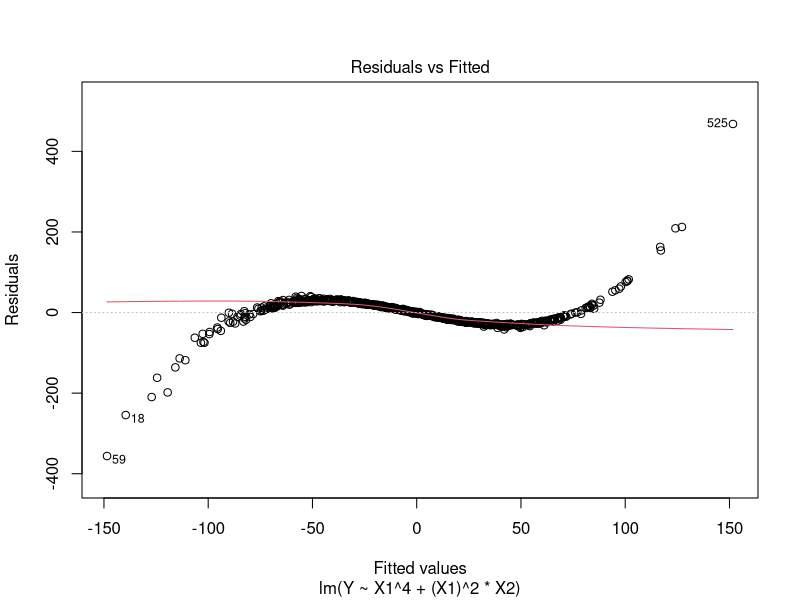
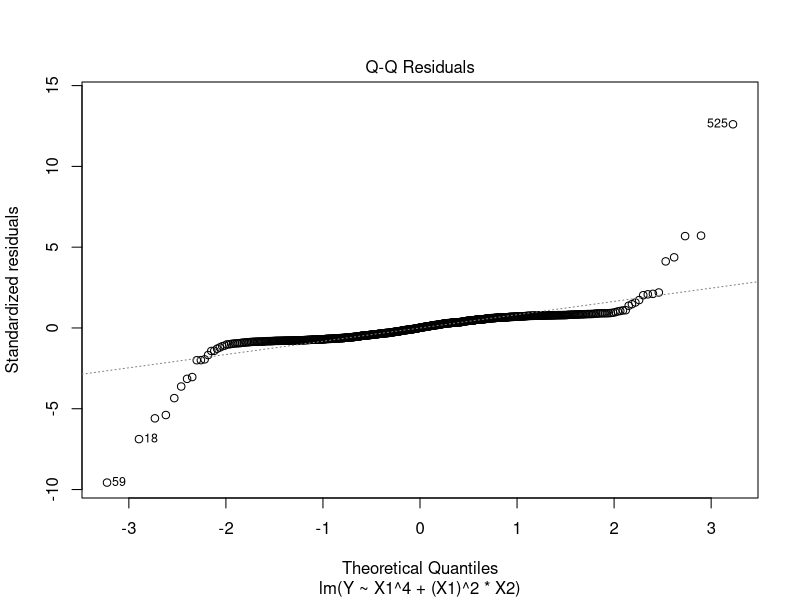
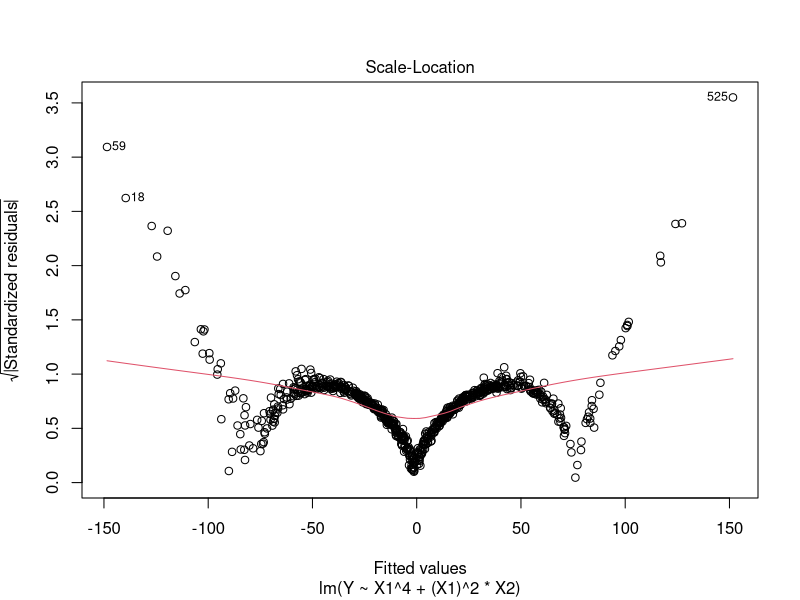
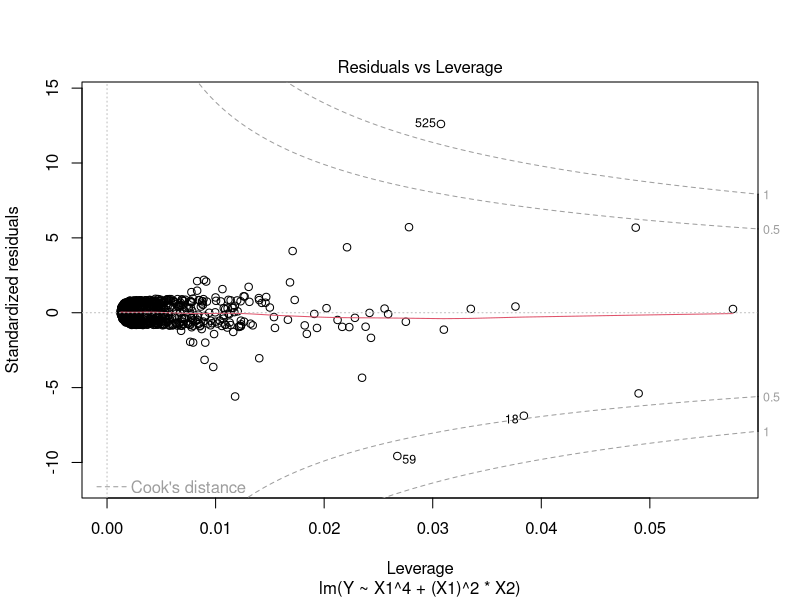

Generate these figures, in order, with R:
#esercizio slide: Introduction to MASL

#impostatione dei parametri del modello e della simulazione MC
n = 1000
nsim = 100
sigma = 2
b0 = -1 # intercetta del modello
b1 = 2 # coefficiente di reg per X1
b2 = 1 # coefficiente di reg l'interazzione tra X1 e X2
#fine impostazione dei parametri

# generazione dei dati e del modello
set.seed(42)
X1 = rnorm(n, sd = 2)
X2 = rnorm(n, sd = 2)
eps = rnorm(n)
Y = -1+2*X1^3+(X1)^2*X2+eps
# fine generazione

#split dei dati
split = sample(1:length(X1),1)
training = data.frame("Y"=Y[seq(from = 1, to = split)], "X1"=X1[seq(from = 1, to = split)]
                      ,"X2"=X2[seq(from = 1, to = split)])
test = data.frame("Y"=Y[seq(from = split+1, to = length(X1))], "X1"= X1[seq(from = split+1, to = length(X1))]
                  ,"X2"=X2[seq(from = split+1, to = length(X1))])

data.frame()

#stima del modello e previsioni con il test set
mod0 = lm(Y~X1^4+(X1)^2*X2, data = training)
summary(mod0)
yhat = predict(mod0, test)

#plotting
plot(mod0)